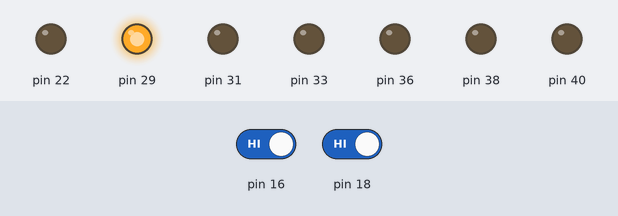
Bench run of a program on a simulated Raspberry Pi (header pin numbers). Parts: output pins drawn as LEDs (lit = HIGH). Inputs (shaded band) come from the test bench; at power-on: pin 16 HIGH, pin 18 HIGH. What the program prints to the terminal is not drawn.

Above: at 5.0 s.
5.1 s: pin 16 driven LOW
At 6.6 s:
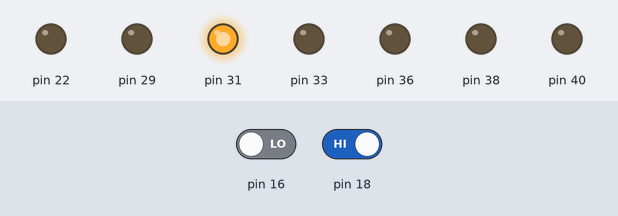
13.5 s: pin 18 driven LOW
At 14.4 s:
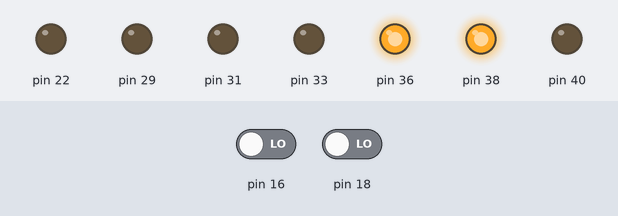
Timing chart, 0 to 16.5 s (numbered marks = the images above; inputs shaded):
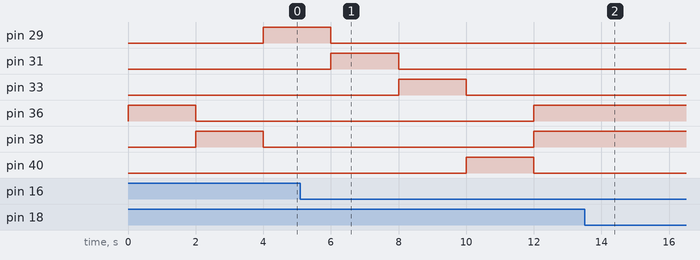

The program:

teste.py
```python
#!/usr/bin/env python
#Autor : mraasf


import RPi.GPIO as GPIO
import time

GPIO.setmode(GPIO.BOARD)


#entradas das paletas // contador de toques
left = 16 #rightPaletMotor
right = 18 #leftPaletMotor

#Define os pinos como saida

GPIO.setup(36, GPIO.OUT)#rigthPaletSwitch
GPIO.setup(38, GPIO.OUT)#leftPaletSwitch
GPIO.setup(22, GPIO.OUT)#nosePoke
GPIO.setup(31, GPIO.OUT)#leftStimulusLight
GPIO.setup(33, GPIO.OUT)#houseLight
GPIO.setup(29, GPIO.OUT)#rightStimulusLight
GPIO.setup(40, GPIO.OUT)#feeder

#entradas das paletas
GPIO.setup(16, GPIO.IN)
GPIO.setup(18, GPIO.IN)


#desliga todos as saidas
GPIO.output(36,0)#pino 16
GPIO.output(38,0)#pino 18
GPIO.output(29,0)#pino 29
GPIO.output(31,0)#pino 31

GPIO.output(40,0)#pino 40 saida house light
contador = 1
TAM = 2
while(contador <8):

    if contador == 1:
        GPIO.output(36, 1)
        print ("paleta direita")
        contador+=1
        time.sleep(TAM)
        GPIO.output(36, 0)
    #Caso contador = 2, aciona a saida
    if contador == 2:
        GPIO.output(38, 1)
        print ("paleta esquerda")
        contador+=1
        time.sleep(TAM)
        GPIO.output(38, 0)

    #Caso contador = 3, aciona a saida
    if contador == 3:
        GPIO.output(29, 1)
        print ("lampada direita")
        contador+=1
        time.sleep(TAM)
        GPIO.output(29, 0)
        #Caso contador = 4, aciona a saida
    if contador == 4:
        GPIO.output(31, 1)
        print ("lampada esquerda ")
        contador+=1
        time.sleep(TAM)
        GPIO.output(31, 0)
            #Caso contador = 5, aciona a saida
    if contador == 5:
        GPIO.output(33, 1)
        print ("hOUSE lIGHT ")
        contador+=1
        time.sleep(TAM)
        GPIO.output(33, 0)
    if contador == 6:
        GPIO.output(40, 1)
        print ("aLIMENTO ")
        contador+=1
        time.sleep(TAM)
        GPIO.output(40, 0)

    #Caso contador = 7, desliga todas as saidas
    #zera a variavel contador
    if contador == 7:
        print ("teste terminou \n desligando as saidas e zerando o contador")
        GPIO.output(36,0)
        GPIO.output(38,0)
        GPIO.output(29,0)
        GPIO.output(31,0)
        GPIO.output(33,0)
        GPIO.output(40,0)
        contador = 0
    contador2 = 0
    if contador == 0:
        GPIO.output(36,1)
        GPIO.output(38,1)
        if GPIO.input(18) == 0:
            print("left desligado")
            contador2 = contador2+1
            if contador2 == 5:
                contador = 8
        if GPIO.input(18) == 1:
                print("left LIGADO")

        if GPIO.input(16) == 0:
                print("Right desligado")
                contador2 = contador2+1
        if contador2 == 5:
                contador = 8
                if GPIO.input(16) == 1:
                    print("right LIGADO")
```
